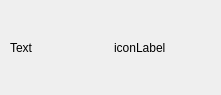
<?xml version="1.0" encoding="UTF-8"?>
<ui version="4.0">
 <class>FloatingMessage</class>
 <widget class="QWidget" name="FloatingMessage">
  <property name="geometry">
   <rect>
    <x>0</x>
    <y>0</y>
    <width>221</width>
    <height>95</height>
   </rect>
  </property>
  <property name="windowTitle">
   <string>Form</string>
  </property>
  <layout class="QHBoxLayout" name="horizontalLayout">
   <property name="sizeConstraint">
    <enum>QLayout::SetDefaultConstraint</enum>
   </property>
   <property name="leftMargin">
    <number>10</number>
   </property>
   <property name="rightMargin">
    <number>10</number>
   </property>
   <item>
    <widget class="QLabel" name="textLabel">
     <property name="text">
      <string>Text</string>
     </property>
    </widget>
   </item>
   <item>
    <widget class="QLabel" name="iconLabel">
     <property name="text">
      <string>iconLabel</string>
     </property>
    </widget>
   </item>
  </layout>
 </widget>
 <resources/>
 <connections/>
</ui>
